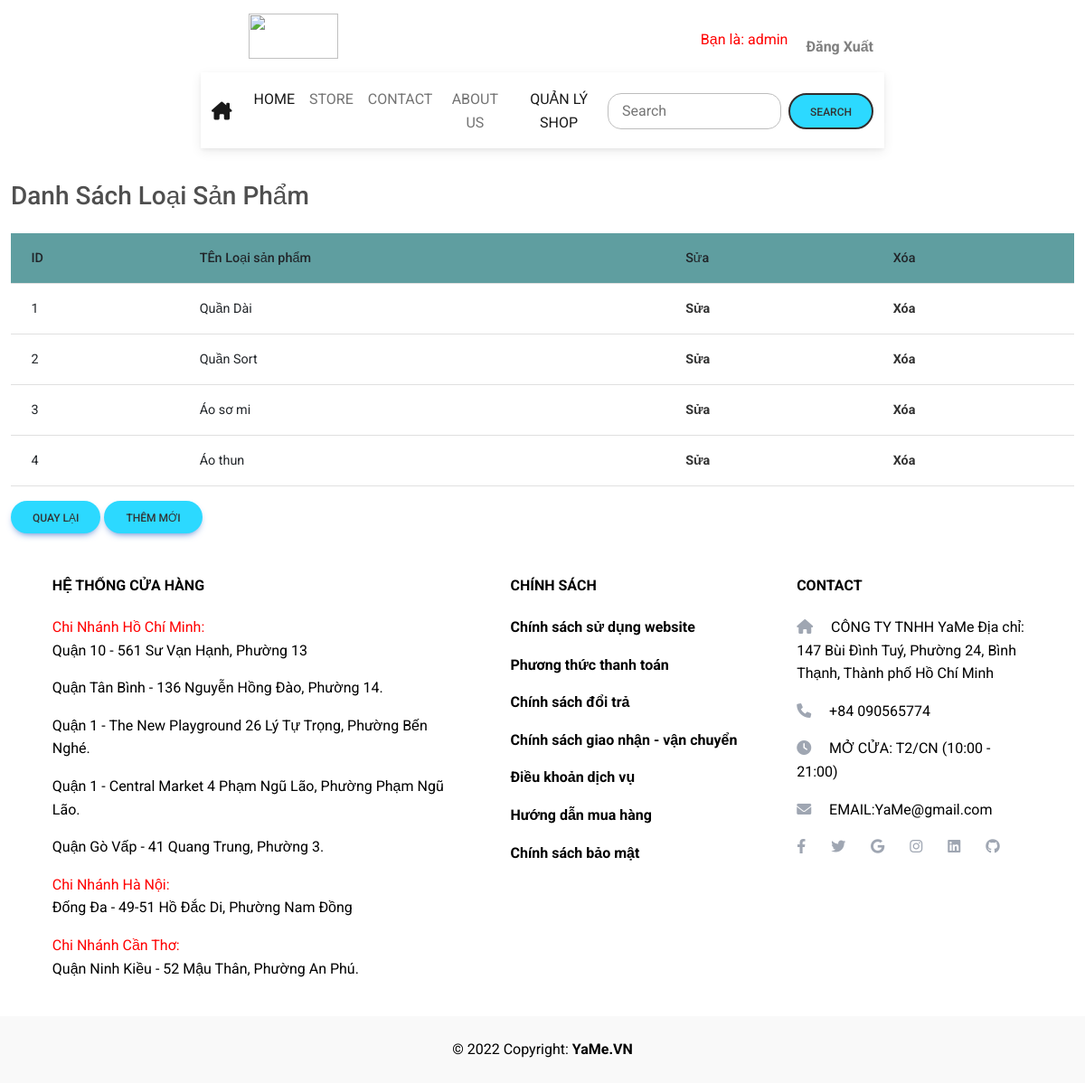
Screenshot of /DA_Nhom6_Web/admin/listcategories.php (signed in) with the database file from the repository.
### tables this page shows
CREATE TABLE `loaisp` (
  `MaLoaiSP` int(10) UNSIGNED NOT NULL,
  `TenLoaiSP` varchar(30) NOT NULL
);

### DA_Nhom6_Web/class/Product.php (called while the page is built, shortened)
<?php
class Product
{
    public static function getPage2($pdo, $limit, $offset)
    {
        $sql = "SELECT * FROM loaisp  LIMIT :limit OFFSET :offset";
        $stmt = $pdo->prepare($sql);
        $stmt->bindValue(':limit', $limit, PDO::PARAM_INT);
        $stmt->bindValue(':offset', $offset, PDO::PARAM_INT);
        if ($stmt->execute()) {
            $product= $stmt->fetchAll(PDO::FETCH_ASSOC);
            $data = $product;
            return $data;
        }
    }
}

### DA_Nhom6_Web/admin/listcategories.php (the view, shortened to what this page needs)
<?php
require '../class/Product.php';
$db = new Database();
$pdo = $db->getConnect();
$perPage = 5;
$page = isset($_GET['page']) ? (int)$_GET['page'] : 1;
$offset = ($page - 1) * $perPage;
$limit = $perPage;
$data = Product::getPage2($pdo, $limit, $offset);
?>
<?php include 'header.php' ;?>
<div class="container-fluid" style="margin-top: 25vh;">
    <h1 class="h3 mb-4 text-gray-800">Danh Sách Loại Sản Phẩm</h1>
    <div class="card-body">
        <table class="table">
            <thead class="thead-dark" style="background-color:cadetblue">
                <tr>
                    <th>ID</th>
                    <th>TÊn Loại sản phẩm</th>
                    <th>Sửa</th>
                    <th>Xóa</th>
                </tr>
            </thead>
            <tbody>
                <?php foreach ($data as  $product) : ?>
                    <tr>
                        <td><?php echo $product['MaLoaiSP']; ?></td>
                        <td><?php echo  $product['TenLoaiSP']; ?></td>
                        <td>
                            <a href="edit_product.php?id=<?php echo $product['MaLoaiSP']; ?>">Sửa</a>
                        </td>
                        <td>
                            <a href="delete_product.php?id=<?php echo $product['MaLoaiSP']?>">Xóa</a>
                        </td>
                    </tr>
                <?php endforeach; ?>
            </tbody>
        </table>
        <a class="btn btn-primary" href="quanlyshop.php">Quay Lại</a>
        <a class="btn btn-primary" href="add_product.php">Thêm Mới</a>
    </div>
</div>
<?php include 'footer.php';?>

### DA_Nhom6_Web/layout.css (style rules this page uses)
.btn { border-radius: 20px; background-color: #2cd9ff; color: #333; }
a { color: #333; font-weight: bold; text-decoration: none; }

### rows the page displays
loaisp: MaLoaiSP "1", TenLoaiSP "Quần Dài"
loaisp: MaLoaiSP "2", TenLoaiSP "Quần Sort"
loaisp: MaLoaiSP "3", TenLoaiSP "Áo sơ mi"
loaisp: MaLoaiSP "4", TenLoaiSP "Áo thun"

### other values shown
$_SESSION['admin'] "admin"
